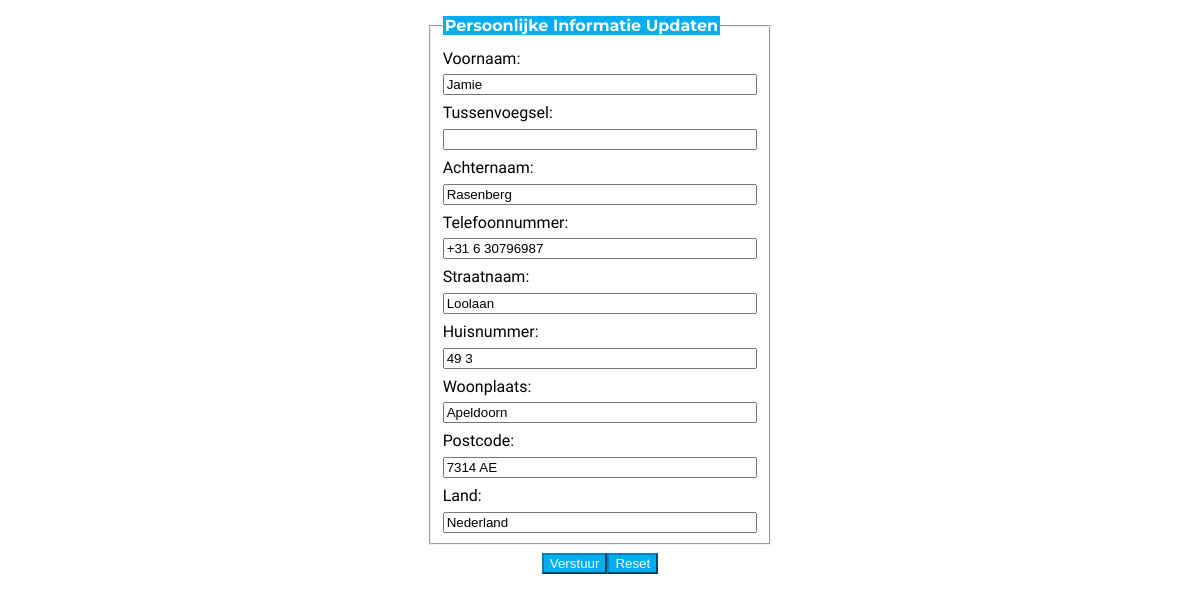
The app's page /client/update.php?id=4 with its own data.
### tables this page shows
CREATE TABLE IF NOT EXISTS `persoon` (
  `ID` smallint UNSIGNED NOT NULL AUTO_INCREMENT,
  `firstname` varchar(30) NOT NULL,
  `infix` varchar(30) DEFAULT NULL,
  `lastname` varchar(30) NOT NULL,
  `phonenumber` varchar(18) NOT NULL,
  `streetname` varchar(100) NOT NULL,
  `housenumber` varchar(10) NOT NULL,
  `locality` varchar(58) NOT NULL,
  `postalcode` varchar(10) NOT NULL,
  `country` varchar(61) NOT NULL,
  PRIMARY KEY (`ID`)
);

### client/update.php (the view, shortened to what this page needs)
<?php
require('config/config.php');
$dsn = "mysql:host=$dbHost;dbname=$dbName;charset=$dbCharset";
try {
    $pdo = new PDO($dsn, $dbUser, $dbPass);
} catch (PDOException $e) {
    console_log('Interne Server Error, neem contact op met de Database Beheerder');
    console_log($e->getMessage());
}
$sql = "SELECT   ID
                ,firstname AS FN
                ,infix
                ,lastname AS LN
                ,phonenumber AS PNR
                ,streetname AS STRN
                ,housenumber AS HSNR
                ,locality AS LCL
                ,postalcode AS PLCE
                ,country AS CTRY
        FROM     persoon
        WHERE ID = :id";
$statement = $pdo->prepare($sql);
$statement->bindValue(':id', $_GET['id'], PDO::PARAM_INT);
$statement->execute();
$result = $statement->fetch(PDO::FETCH_OBJ);
?>
<!DOCTYPE html>
<html lang="nl">
<head>
    <link rel="stylesheet" href="../style.css">
</head>
<body>
    <main>
        <form action="update.php" method="post">
            <fieldset>
                <legend>Persoonlijke Informatie Updaten</legend>
                <label for="voornaam">
                    Voornaam:
                    <input type="text" name="voornaam" id="voornaam" value="<?= $result->FN ?>" required />
                </label>
                <label for="tussenvoegsel">
                    Tussenvoegsel:
                    <input type="text" name="tussenvoegsel" id="tussenvoegsel" value="<?= $result->infix ?>" />
                </label>
                <label for="achternaam">
                    Achternaam:
                    <input type="text" name="achternaam" id="achternaam" value="<?= $result->LN ?>" required />
                </label>
                <label for="telefoonnummer">
                    Telefoonnummer:
                    <input type="text" name="telefoonnummer" id="telefoonnummer" value="<?= $result->PNR ?>" required />
                </label>
                <label for="straatnaam">
                    Straatnaam:
                    <input type="text" name="straatnaam" id="straatnaam" value="<?= $result->STRN ?>" required />
                </label>
                <label for="huisnummer">
                    Huisnummer:
                    <input type="text" name="huisnummer" id="huisnummer" value="<?= $result->HSNR ?>" required />
                </label>
                <label for="woonplaats">
                    Woonplaats:
                    <input type="text" name="woonplaats" id="woonplaats" value="<?= $result->LCL ?>" required />
                </label>
                <label for="postcode">
                    Postcode:
                    <input type="text" name="postcode" id="postcode" value="<?= $result->PLCE ?>" required />
                </label>
                <label for="land">
                    Land:
                    <input type="text" name="land" id="land" value="<?= $result->CTRY ?>" required />
                </label>
            </fieldset>
            <div class="buttonss">
                <input type="submit" value="Verstuur">
                <input type="reset">
            </div>
        </form>
    </main>
</body>
</html>

### style.css (style rules this page uses)
body * { box-sizing: border-box; }
form { display: flex; justify-content: center; flex-direction: column; align-items: center; }
fieldset { display: flex; margin: .5em 0; flex-direction: column; }
fieldset>label { width: 100%; margin-top: .5em; }
label>input:not([type="radio"]):not([type="checkbox"]), label>textarea, label>select { width: 100%; margin-top: .5em; }
legend { font-family: 'Montserrat'; color: white; font-weight: bold; background-color: #00aeef; }
p, label { font-family: 'Barlow Condensed'; }
input[type="submit"] { background-color: #00aeef; border-color: #0283b3; color: #ffffff; }
input[type="reset"] { background-color: #00aeef; border-color: #0283b3; color: #ffffff; }
.buttonss { display: flex; justify-content: center; }

### records on screen
persoon: voornaam "Jamie", achternaam "Rasenberg", telefoonnummer "+31 6 30796987", straatnaam "Loolaan", huisnummer "49 3", woonplaats "Apeldoorn", postcode "7314 AE", land "Nederland"
